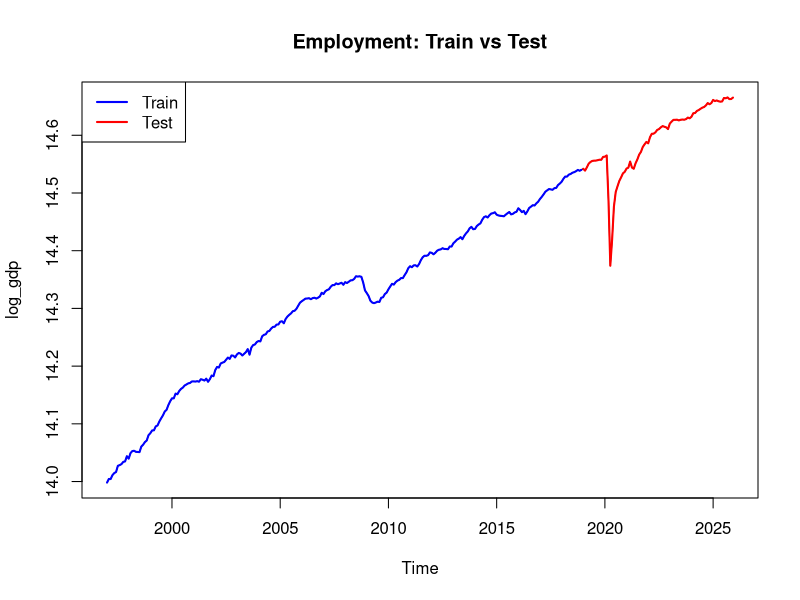
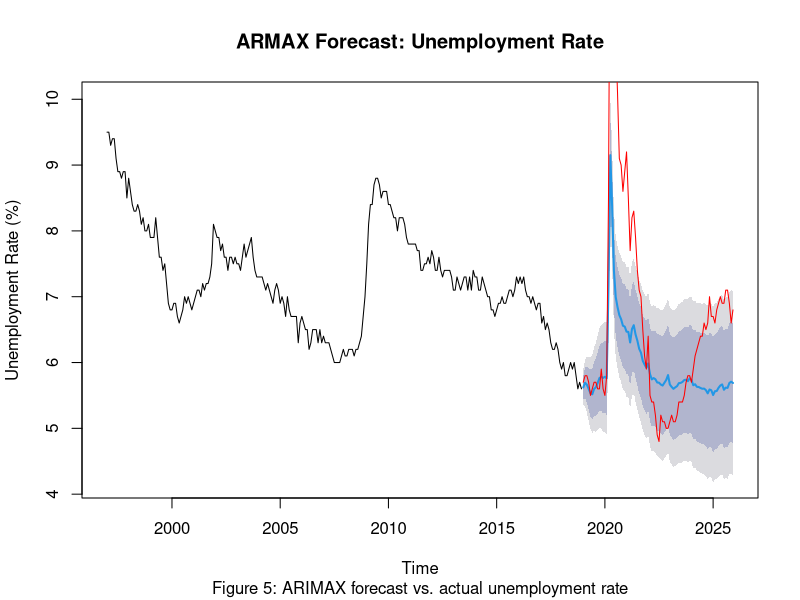
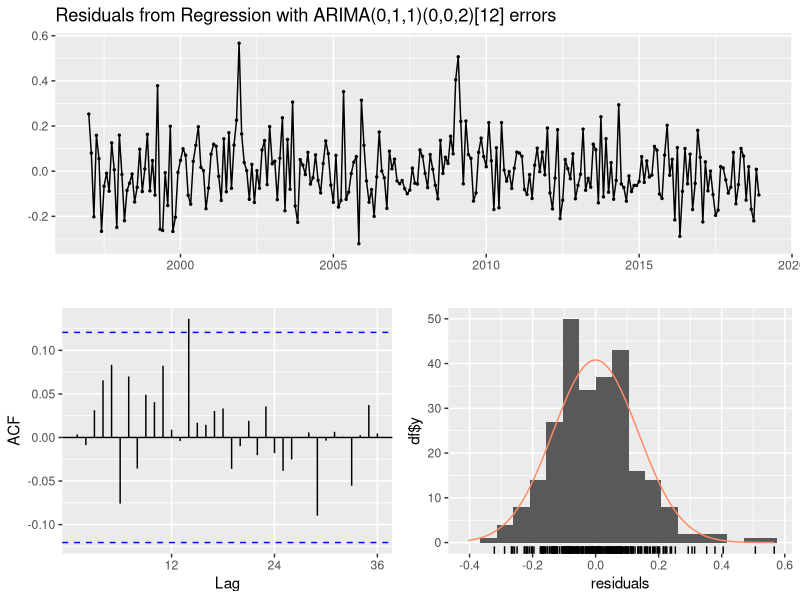
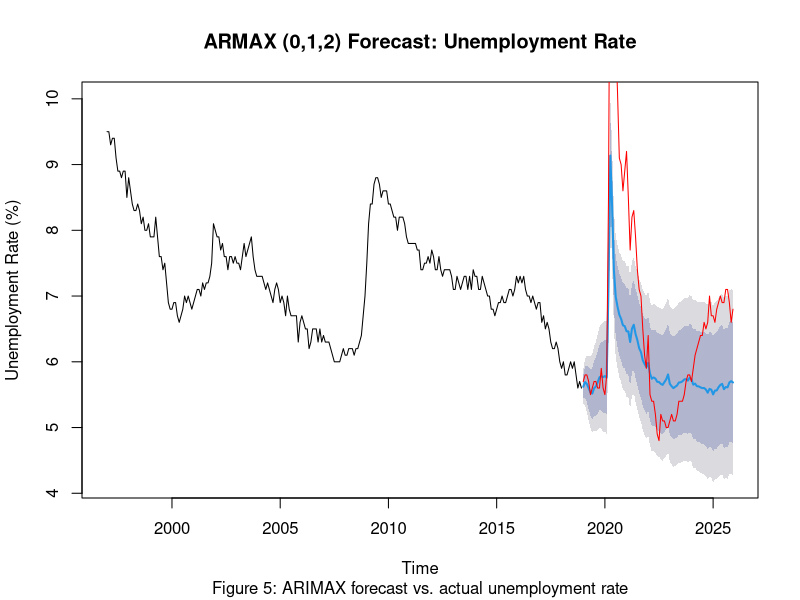
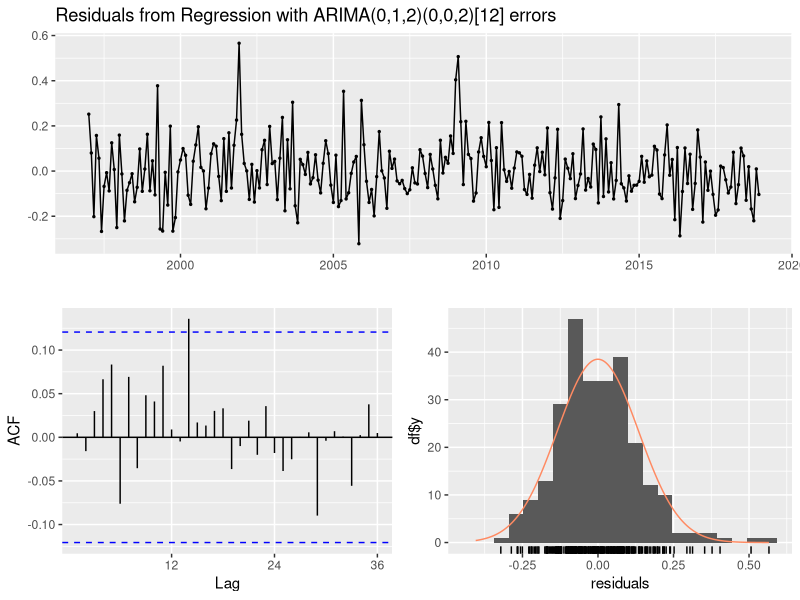

Recreate these plots in R, in order.
library(forecast)

unemp <- read.csv("eda_data.csv")
tail(unemp)

unemp_ts <- ts(unemp$unemployment_rate, start = c(1997, 1), frequency = 12)

# Use log of gdp as it's an economic indicator
unemp$log_gdp <- log(unemp$all_gdp)

# The high correlation rate between log_gdp and total_employment means we can chose to ignore total_employment to train models faster.
xreg_ts <- ts(unemp[, c("log_gdp")],
              start = c(1997, 1), frequency = 12)

# Test/Train split

unemp_train <- window(unemp_ts, end=c(2018,12))
unemp_test  <- window(unemp_ts, start=c(2019,1))

xreg_train <- window(xreg_ts, end=c(2018,12))
xreg_test  <- window(xreg_ts, start=c(2019,1))

length(unemp_train)
length(unemp_test)

# Plot log GDP

plot(xreg_ts, col = "black", main = "Employment: Train vs Test", ylab = "log_gdp")
lines(xreg_train, col = "blue", lwd = 2)
lines(xreg_test, col = "red", lwd = 2)
legend("topleft", legend = c("Train", "Test"), col = c("blue", "red"), lty = 1, lwd = 2)

# Auto ARMAX model

armax_model_auto  <- auto.arima(unemp_train, xreg = xreg_train,
                           seasonal = TRUE,
                           stepwise = FALSE,
                           approximation = FALSE)

summary(armax_model_auto)

armax_fc_auto <- forecast(armax_model_auto, xreg = xreg_test)

plot(armax_fc_auto,
     main = "ARMAX Forecast: Unemployment Rate",
     ylab = "Unemployment Rate (%)",
     xlab = "Time",
     sub = "Figure 5: ARIMAX forecast vs. actual unemployment rate")

lines(unemp_test, col = "red")
accuracy(armax_fc_auto, unemp_test)

checkresiduals(armax_fc_auto)
Box.test(residuals(armax_model_auto), lag = 20, type = "Ljung-Box")

# Since our p-value for the auto fitted ARMAX model is 0.7325 > 0.05, show our model has captured most mathematical patterns in the data. This is also apparent as our residuals are mostly random noise (except for a few large spikes).
# Like this ARIMA model, the ARMAX model too failed to perform well for the large spike during 2020, but the 95% confidence interval usually captures the true value of unemployment percentage.

# More models with slight variation to see if they perform better on out of sample data.

model_1 <- Arima(unemp_train, xreg = xreg_train, order = c(0, 1, 1), seasonal = c(0, 0, 1), include.drift = TRUE)
model_2 <- Arima(unemp_train, xreg = xreg_train, order = c(0, 1, 0), seasonal = c(0, 0, 1), include.drift = TRUE)
model_3 <- Arima(unemp_train, xreg = xreg_train, order = c(1, 1, 0), seasonal = c(0, 0, 1), include.drift = TRUE)
model_4 <- Arima(unemp_train, xreg = xreg_train, order = c(1, 1, 1), seasonal = c(0, 0, 1), include.drift = TRUE)
model_5 <- Arima(unemp_train, xreg = xreg_train, order = c(0, 1, 2), seasonal = c(0, 0, 1), include.drift = TRUE)

model_6  <- Arima(unemp_train, xreg = xreg_train, order = c(0, 1, 1), seasonal = c(0, 1, 1))
model_7  <- Arima(unemp_train, xreg = xreg_train, order = c(0, 1, 0), seasonal = c(0, 1, 1))
model_8  <- Arima(unemp_train, xreg = xreg_train, order = c(1, 1, 0), seasonal = c(0, 1, 1))
model_9  <- Arima(unemp_train, xreg = xreg_train, order = c(1, 1, 1), seasonal = c(0, 1, 1))
model_10 <- Arima(unemp_train, xreg = xreg_train, order = c(0, 1, 2), seasonal = c(0, 1, 1))
# model_11 is the original baseline model
model_11 <- Arima(unemp_train, xreg = xreg_train, order = c(0, 1, 1), seasonal = c(0, 0, 2), include.drift = TRUE)
model_12 <- Arima(unemp_train, xreg = xreg_train, order = c(0, 1, 0), seasonal = c(0, 0, 2), include.drift = TRUE)
model_13 <- Arima(unemp_train, xreg = xreg_train, order = c(1, 1, 0), seasonal = c(0, 0, 2), include.drift = TRUE)
model_14 <- Arima(unemp_train, xreg = xreg_train, order = c(1, 1, 1), seasonal = c(0, 0, 2), include.drift = TRUE)
model_15 <- Arima(unemp_train, xreg = xreg_train, order = c(0, 1, 2), seasonal = c(0, 0, 2), include.drift = TRUE)

armax_fc_1  <- forecast(model_1,  xreg = xreg_test)
armax_fc_2  <- forecast(model_2,  xreg = xreg_test)
armax_fc_3  <- forecast(model_3,  xreg = xreg_test)
armax_fc_4  <- forecast(model_4,  xreg = xreg_test)
armax_fc_5  <- forecast(model_5,  xreg = xreg_test)

armax_fc_6  <- forecast(model_6,  xreg = xreg_test)
armax_fc_7  <- forecast(model_7,  xreg = xreg_test)
armax_fc_8  <- forecast(model_8,  xreg = xreg_test)
armax_fc_9  <- forecast(model_9,  xreg = xreg_test)
armax_fc_10 <- forecast(model_10, xreg = xreg_test)

armax_fc_11 <- forecast(model_11, xreg = xreg_test)
armax_fc_12 <- forecast(model_12, xreg = xreg_test)
armax_fc_13 <- forecast(model_13, xreg = xreg_test)
armax_fc_14 <- forecast(model_14, xreg = xreg_test)
armax_fc_15 <- forecast(model_15, xreg = xreg_test)

accuracy(armax_fc_1,  unemp_test)
accuracy(armax_fc_2,  unemp_test)
accuracy(armax_fc_3,  unemp_test)
accuracy(armax_fc_4,  unemp_test)
accuracy(armax_fc_5,  unemp_test)

accuracy(armax_fc_6,  unemp_test)
accuracy(armax_fc_7,  unemp_test)
accuracy(armax_fc_8,  unemp_test)
accuracy(armax_fc_9,  unemp_test)
accuracy(armax_fc_10, unemp_test)

accuracy(armax_fc_11, unemp_test)
accuracy(armax_fc_12, unemp_test)
accuracy(armax_fc_13, unemp_test)
accuracy(armax_fc_14, unemp_test)
accuracy(armax_fc_15, unemp_test)

# Model 15 is the closest

plot(armax_fc_15,
     main = "ARMAX (0,1,2) Forecast: Unemployment Rate",
     ylab = "Unemployment Rate (%)",
     xlab = "Time",
     sub = "Figure 5: ARIMAX forecast vs. actual unemployment rate")

lines(unemp_test, col = "red")

checkresiduals(armax_fc_15)
Box.test(residuals(armax_fc_15), lag = 20, type = "Ljung-Box")
